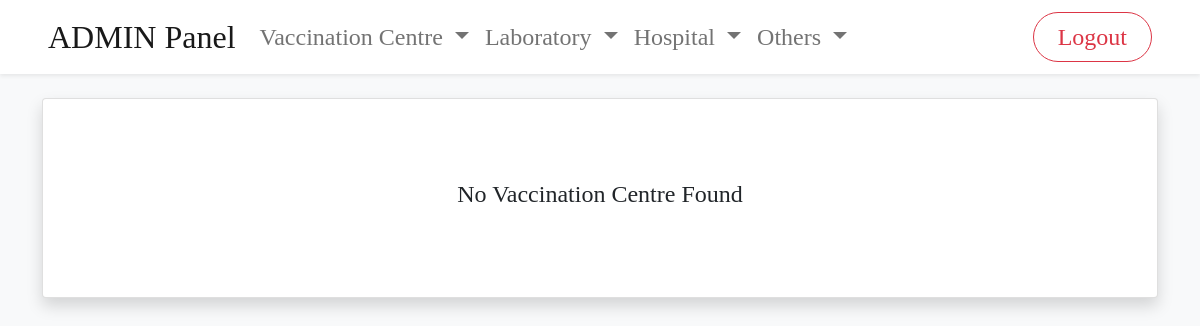
The app's page /admin/viewAllVc.php, older data.
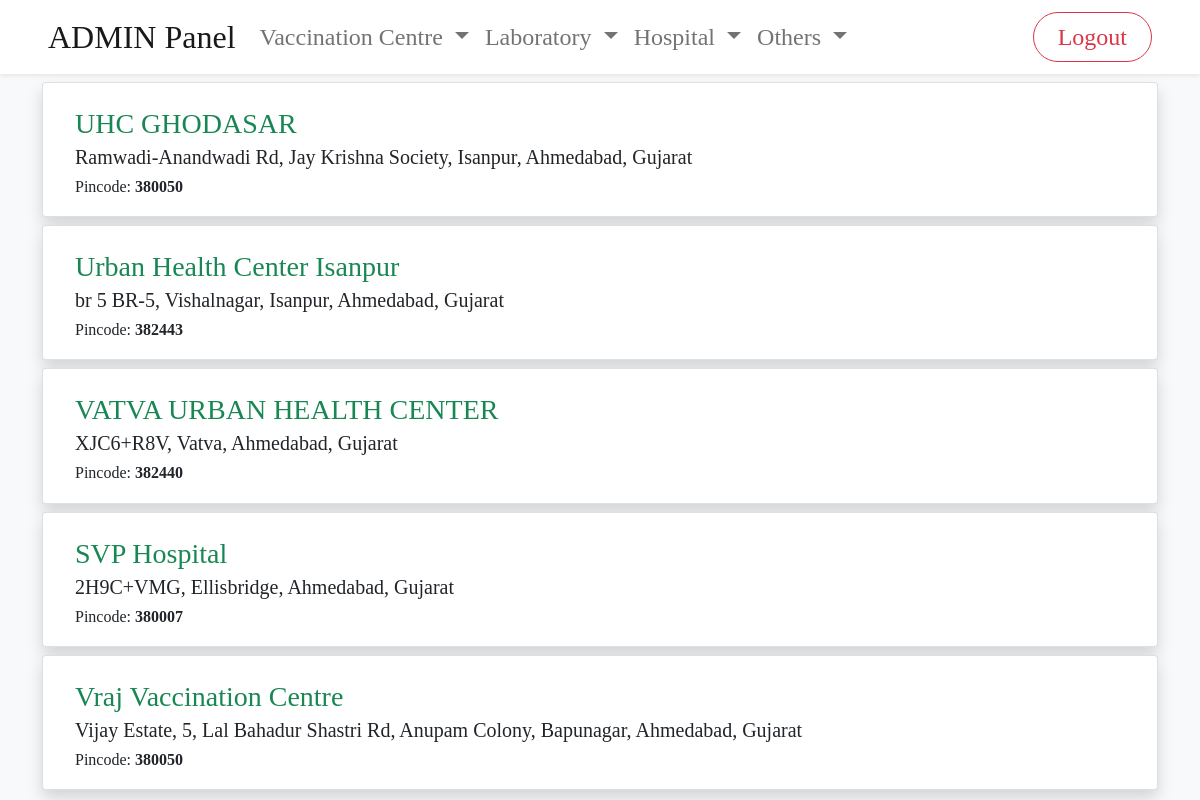
The same page, newer data.
### tables this page shows
CREATE TABLE `vaccination_centres` (
  `vc_id` int(11) NOT NULL,
  `vc_username` varchar(25) NOT NULL,
  `vc_password` varchar(25) NOT NULL,
  `vc_name` text NOT NULL,
  `vc_address` text NOT NULL,
  `vc_cost_type` tinytext NOT NULL,
  `vc_pincode` int(6) NOT NULL,
  `vc_status` varchar(10) NOT NULL,
  `vc_accepting_status` varchar(10) NOT NULL
);

### admin/viewAllVc.php (the view, shortened to what this page needs)
<?php include('./includes/header.php'); ?>
<?php include('./includes/db.php');?>
<?php include('./includes/navigation.php'); ?>
<div class="container">
<?php
    $query = "SELECT * FROM vaccination_centres WHERE vc_accepting_status = 'accepted'";
    $getAllDetails = mysqli_query($connection,$query);
    if(mysqli_num_rows($getAllDetails)==0){
        ?>
        <div class="card mt-4 shadow d-flex align-items-center justify-content-md-center" style="min-height:200px;">
            <h4>No Vaccination Centre Found</h4>
        </div>
        <?php
    }else{
        while($row = mysqli_fetch_assoc($getAllDetails)){
            $vc_name = $row['vc_name'];
            $vc_id = $row['vc_id'];
            $vc_address = $row['vc_address'];
            $vc_pincode = $row['vc_pincode'];
            ?>
            <div class="card mt-2 px-3 py-1 shadow">
                    <div class="card-body row">
                        <div class="col">
                            <div class="row">
                                <div class="col-md-6">
                                    <?php echo "<a href='viewVcRequest.php?vcid=$vc_id' class='link-success fs-3 aTagHead'>$vc_name</a>"; ?>
                                </div>
                            </div>
                            <h5 class="card-text"><?php echo $vc_address; ?></h5>
                            <h6 class="card-text">Pincode:
                                <b><?php echo $vc_pincode; ?></b>
                            </h6>
                        </div>
                    </div>
                </div>
            <?php
        }
    }
?>
</div>

Row changes from the older to the newer data that the page shows:
added vaccination_centres: vc_name "UHC GHODASAR", vc_address "Ramwadi-Anandwadi Rd, Jay Krishna Society, Isanpur, Ahmedabad, Gujarat", vc_pincode "380050"
added vaccination_centres: vc_name "Urban Health Center Isanpur", vc_address "br 5 BR-5, Vishalnagar, Isanpur, Ahmedabad, Gujarat", vc_pincode "382443"
added vaccination_centres: vc_name "VATVA URBAN HEALTH CENTER", vc_address "XJC6+R8V, Vatva, Ahmedabad, Gujarat", vc_pincode "382440"
added vaccination_centres: vc_name "SVP Hospital", vc_address "2H9C+VMG, Ellisbridge, Ahmedabad, Gujarat", vc_pincode "380007"
added vaccination_centres: vc_name "Vraj Vaccination Centre", vc_address "Vijay Estate, 5, Lal Bahadur Shastri Rd, Anupam Colony, Bapunagar, Ahmedabad, Gujarat", vc_pincode "380050"
Text that changed along with them:
text no longer shown: "No Vaccination Centre Found"
